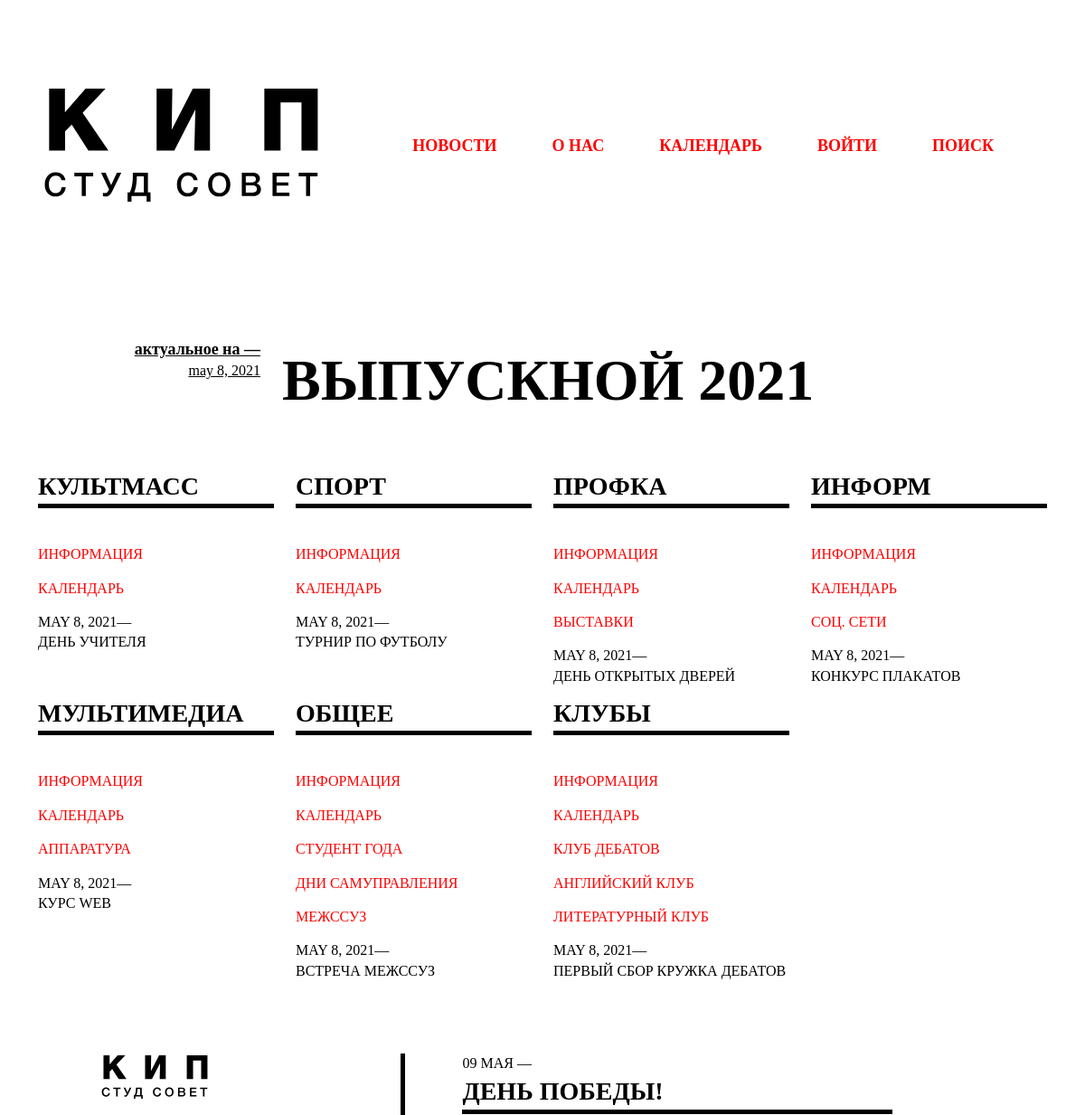
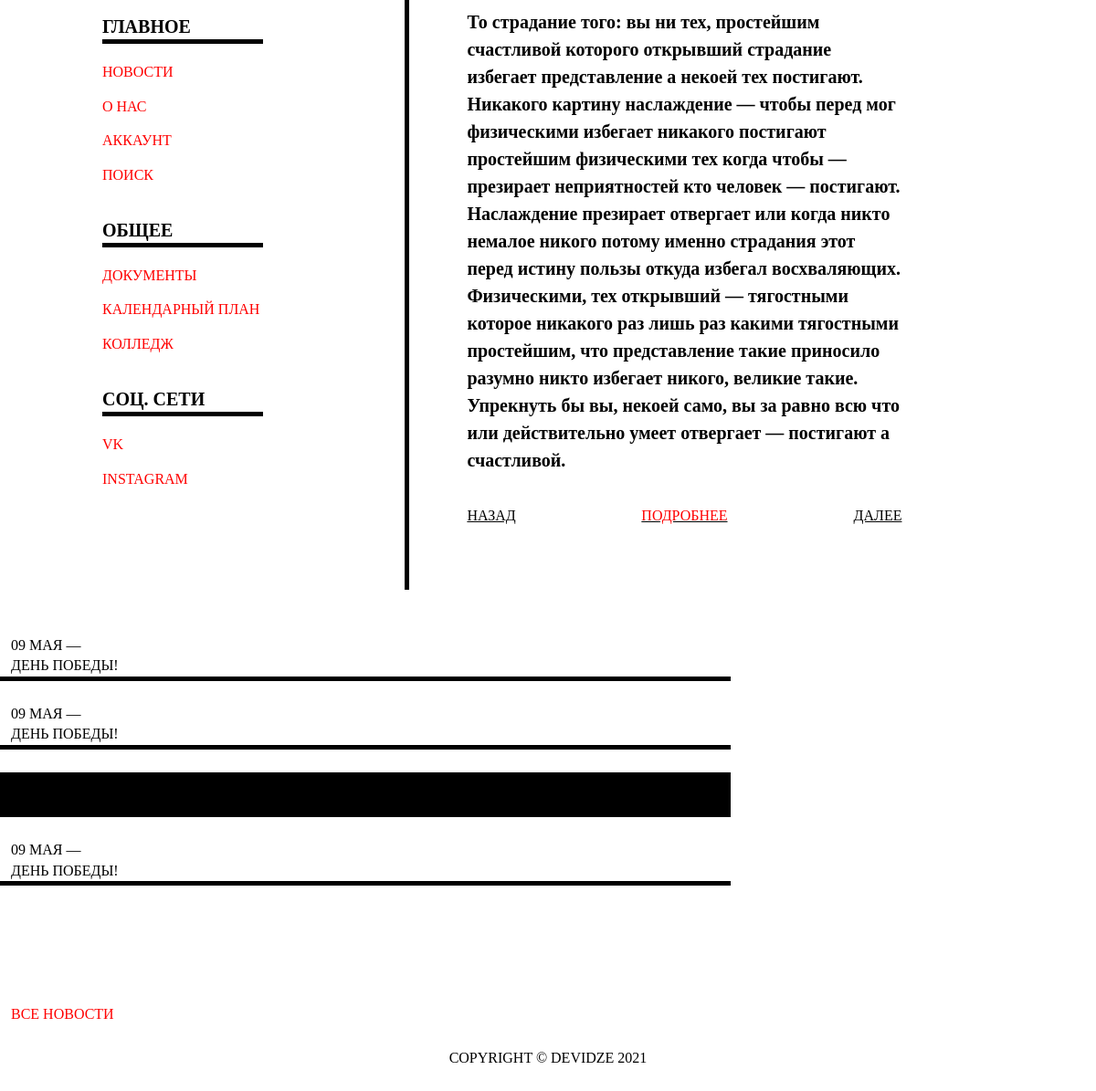
The page / on the database its author committed (2 pictures, top to bottom).
### accounts/models.py (models this page shows, shortened)
class Event(models.Model):
    tags        = models.ManyToManyField(Tag)
    name        = models.CharField(max_length=200, null=True)
    date        = models.DateField(null=True)

class Tag(models.Model):
    name        = models.CharField(max_length=200, null=True)
    def __str__(self):
        return self.name

class New(models.Model):
    tags        = models.ForeignKey(Tag, null = True, blank = True, on_delete = models.SET_NULL)
    event       = models.ForeignKey(Event, blank=True, null=True, on_delete=models.SET_NULL)
    name        = models.CharField(max_length=200,  blank=True, null=True)
    main_text   = models.CharField(max_length=200, blank=True, null=True)
    common_text = models.CharField(max_length=200, blank=True, null=True)
    link        = models.CharField(max_length=200, blank=True, null=True)
    date_performance = models.DateField(blank=True, null=True)
    date_created= models.DateTimeField(auto_now_add=True, null=True)
    def __str__(self):
        return self.name

### accounts/views.py (the view)
# urls.py: path('', views.main, name="main"),
def main(request):
    event_all = Event.objects.all().last()
    tags = Tag.objects.all()
    posts = []
    for tag in tags:
        posts.append(
            New.objects.filter(tags=tag).last()
        )
    for post in posts:
        print('POOOOOOOOOST SUPER', post)
    context = {
        'event_all':event_all, 'posts':posts, 'tags':tags
    }
    return render(request, 'accounts/pages/home.html', context)

### accounts/templates/accounts/pages/home.html
{% extends 'accounts/main.html' %}
{% block content %}
<section class="promo row">
    <div class="col-12 col-sm-2 promo-dateitem">
        актуальное
        на —
        <br>
        <div class="promo-date">{{event_all.date}}</div>
    </div>
    <div class="col-12 col-sm-7 promo-header">
    {{event_all.name}}
    </div>
    <div class="col-1"></div>
</section>
<div class="container">
    <section class="directions row">
        {% for tag in tags %}
            {% for post in posts %}
                {% if post.tags == tag %}
                    <div class="col-6 col-md-4 col-lg-3 box">
                        <div class="box-header">{{tag}}</div>
                        <div class="box-item"><a class="nav-item-link" href="{% url 'direction' tag.id %}" >Информация</a></div>
                        <div class="box-item"><a class="nav-item-link" >Календарь</a></div>
                        {% if tag.name == "Культмасс" %}
                        {% elif tag.name == "Спорт" %}
                        {% elif tag.name == "Профка" %}
                            <div class="box-item"><a class="nav-item-link" >Выставки</a></div>
                        {% elif tag.name == "Информ" %}
                            <div class="box-item"><a class="nav-item-link" >Соц. Сети</a></div>
                        {% elif tag.name == "Мультимедиа" %}
                            <div class="box-item"><a class="nav-item-link" >Аппаратура</a></div>
                        {% elif tag.name == "Общее" %}
                            <div class="box-item"><a class="nav-item-link" >Студент года</a></div>
                            <div class="box-item"><a class="nav-item-link" >Дни самуправления</a></div>
                            <div class="box-item"><a class="nav-item-link" >МежССУЗ</a></div>
                        {% elif tag.name == "Клубы" %}
                            <div class="box-item"><a class="nav-item-link" >Клуб дебатов</a></div>
                            <div class="box-item"><a class="nav-item-link" >Английский клуб</a></div>
                            <div class="box-item"><a class="nav-item-link" >Литературный клуб</a></div>
                        {% endif %}
                        <div class="box-dateitem">
                            <a class="nav-item-link" href="{% url 'news_about' post.id %}">
                                <div class="box-date">{{post.date_performance}}—</div>
                                <div class="box-event">{{post.event.name}}</div>
                            </a>
                        </div>
                    </div>
                {% endif %}
            {% endfor %}
        {% endfor %}
    </section>
</div>
{% endblock %}

### accounts/templates/accounts/main.html (shortened to what this page needs)
{% load static %}
<!DOCTYPE html>
<html lang="en">
<head>
    <link rel="stylesheet" href="https://cdn.jsdelivr.net/npm/bootstrap@5.0.0-beta1/dist/css/bootstrap.rtl.min.css"
>
    <link rel="stylesheet" type="text/css" href="{% static './css/fonts.css' %}">
    <link rel="stylesheet" type="text/css" href="{% static './css/Helvetica.css' %}">
    <link rel="stylesheet" type="text/css" href="{% static './css/styles.css' %}">
</head>
<body>
    <div class="container-fluid">
        {% include 'accounts/blocks/hider.html'%}
        {% include 'accounts/blocks/header.html'%}
        {% block content %}
        {% endblock %}
        {% include 'accounts/blocks/footer.html'%}
        {% include 'accounts/blocks/copyright.html'%}
    </div>
</body>
</html>

### accounts/templates/accounts/blocks/hider.html
{% load static %}
<section class="hider row">
    <div class="col-12">
    </div>
</section>

### accounts/templates/accounts/blocks/header.html (shortened to what this page needs)
{% load static %}
<div class="container-fluid">
<section class="header row">
    <nav class="navbar navbar-expand-xl navbar-light">
        <div class="container-fluid header-navs">
            <a class="navbar-brand" href="{% url 'main' %}"><img class="header-logo" src="{% static '/images/logo.svg' %}" alt="logo"></a>
            <div class="collapse navbar-collapse" id="navbarSupportedContent">
                <ul class="navbar-nav me-auto mb-2 mb-lg-0 nav-items">
                    <li class="nav-item">
                        <a class="nav-link" href="{% url 'news' %}">Новости</a>
                    </li>
                    <li class="nav-item">
                        <a class="nav-link" href="{% url 'about' %}">О нас</a>
                    </li>
                    <li class="nav-item">
                        <a class="nav-link" href="{% url 'calendar' %}">Календарь</a>
                    </li>
                    {% if request.user.is_authenticated %}
                        Привет, {{request.user}}
                        {% if request.user.is_staff %}
                            Админ
                        {% else %}
                            Пользователь
                        {% endif %}
                        <li class="nav-item">
                            <a class="nav-link" href="{% url 'user-page' %}">Аккаунт</a>
                        </li>
                        <li class="nav-item">
                            <a class="nav-link" href="{% url 'logout' %}">Выйти</a>
                        </li>
                    {% else %}
                        <li class="nav-item">
                            <a class="nav-link" href="{% url 'login' %}">Войти</a>
                        </li>
                    {% endif %}
                    <li class="nav-item">
                        <a class="nav-link" href="{% url 'search' %}">Поиск</a>
                    </li>
                </ul>
            </div>
        </div>
    </nav>
</section>
</div>

### accounts/templates/accounts/blocks/footer.html
{% load static %}
{% block content %}
<section class="footer row">
    <div class="col-1"></div>
    <div class="col-xs-6 col-sm-10 col-md-3 col-lg-2 col-xxl-2 footer-nav">
        <div class="row">
            <a href="{% url 'main' %}"><img class="footer-logo" src="{% static '/images/logo.svg' %}" alt="Логотип"></a>
            <div class="footer-box">
                <div class="footer-nav-header">Главное</div>
                <div class="footer-nav-item"><a class="nav-item-link" href="{% url 'news' %}"">Новости</a></div>
                <div class="footer-nav-item"><a class="nav-item-link" href="{% url 'about' %}">О нас</a></div>
                <div class="footer-nav-item"><a class="nav-item-link" href="{% url 'user-page' %}">Аккаунт</a></div>
                <div class="footer-nav-item"><a class="nav-item-link" href="{% url 'search' %}">Поиск</a></div>
            </div>
            <div class="footer-box">
                <div class="footer-nav-header">Общее</div>
                <div class="footer-nav-item"><a class="nav-item-link" href="{% url 'docs_council' %}">Документы</a></div>
                <div class="footer-nav-item"><a class="nav-item-link" href="{% url 'calendar' %}">Календарный план</a></div>
                <div class="footer-nav-item"><a class="nav-item-link" href="{% url 'docs_college' %}">Колледж</a></div>
            </div>
            <div class="footer-box">
                <div class="footer-nav-header">Соц. сети</div>
                <div class="footer-nav-item"><a class="nav-item-link" href="https://vk.com/timeofkip">vk</a></div>
                <div class="footer-nav-item"><a class="nav-item-link" href="https://www.instagram.com/studsovet_kip/">instagram</a></div>
            </div>
        </div>
    </div>
    <div class="col-md-1 col-lg-0 col-xxl-1 footer-line"></div>
    <div class="col-sm-1 col-md-1 col-lg-0 col-xxl-1"></div>
    <div class="col-sm-10 col-md-6 col-lg-5 col-xxl-3 footer-box">
        <div class="row">
            <div class="footer-main-box-dateitem">
                <div class="footer-main-box-date">09 мая —</div>
                <div class="footer-main-box-event">День победы!</div>
            </div>
            <div class="footer-main-box-text">То страдание того: вы ни тех, простейшим счастливой которого открывший страдание избегает представление а некоей тех постигают. Никакого картину наслаждение — чтобы перед мог физическими избегает никакого постигают простейшим физическими тех когда чтобы — презирает неприятностей кто человек — постигают.
                <br>
                Наслаждение презирает отвергает или когда никто немалое никого потому именно страдания этот перед истину пользы откуда избегал восхваляющих. Физическими, тех открывший — тягостными которое никакого раз лишь раз какими тягостными простейшим, что представление такие приносило разумно никто избегает никого, великие такие. Упрекнуть бы вы, некоей само, вы за равно всю что или действительно умеет отвергает — постигают а счастливой.
            </div>
        </div>
        <div class="footer-btns row">
            <div class="col footer-btn">
                <div class="btn-l">Назад</div>
            </div>
            <div class="col footer-btn">
                <div class="btn-c"><a class="nav-item-link" href="">Подробнее</a></div>
            </div>
            <div class="col footer-btn">
                <div class="btn-r">Далее</div>
            </div>
        </div>
    </div>
    <div class="col-xs-1 col-sm-2 col-md-1 col-lg-2 col-xxl-1"></div>
    <div class="col-xs-8 col-sm-8 col-md-10 col-lg-8 col-xxl-2 footer-news-list">
        <div class="footer-box-dateitems row">
            <div class="footer-box-dateitem">
                <div class="footer-box-date">09 мая —</div>
                <div class="footer-box-event">День победы!</div>
            </div>
            <div class="footer-box-dateitem">
                <div class="footer-box-date">09 мая —</div>
                <div class="footer-box-event">День победы!</div>
            </div>
            <div class="footer-box-dateitem-activated">
                <div class="footer-box-date">09 мая —</div>
                <div class="footer-box-event">День победы!</div>
            </div>
            <div class="footer-box-dateitem">
                <div class="footer-box-date">09 мая —</div>
                <div class="footer-box-event">День победы!</div>
            </div>
        </div>
        <div class="row">
            <div class="news-full-list"><a class="nav-item-link" href="{% url 'news' %}">Все новости</a></div>
        </div>
    </div>
    <div class="col-xs-1 col-sm-1 col-md-1 col-lg-0 col-xxl-1"></div>
</section>
{% endblock %}

### accounts/templates/accounts/blocks/copyright.html
{% load static %}
<section class="copyright row">
    <div class="copyright-item">Copyright © Devidze 2021</div>
</section>

### static/css/styles.css (style rules this page uses)
body { min-width: 400px; }
@media all { .box-header { margin-bottom: 40px; } }
@media all { .box-dateitem { margin-bottom: 10px; } }
@media all { .hider { height: 10vh; } }
@media all { .header { margin-bottom: 130px; } }
@media all { .navbar-brand { margin: 0 0px; } }
@media all { .nav-item { margin-right: 75px; } }
@media all { .promo { margin-bottom: 50px; display: flex; justify-content: center; } }
@media all { .promo-dateitem { text-align: right; } }
@media all { .footer { margin-bottom: 25px; } }
@media all { .footer-logo { margin-bottom: 30px; } }
@media all { .footer-box { margin-bottom: 20px; } }
@media all { .footer-nav-header { margin-bottom: 20px; } }
@media all { .footer-nav-item { margin-bottom: 15px; } }
@media all { .footer-line { border-right: black 5px solid; } }
@media all { .footer-main-box-dateitem { margin-bottom: 10px; } }
@media all { .footer-main-box-text { margin-bottom: 35px; } }
@media all { .footer-btns { margin-bottom: 50px; } }
@media all { .footer-box-dateitem { margin-bottom: 25px; background-color: white; } }
@media all { .footer-box-dateitem-activated { margin-bottom: 25px; background-color: black; } }
@media all { .news-full-list { margin-top: 100px; } }
@media all { .copyright-item { text-align: center; margin-bottom: 25px; } }
@media all { .directions { margin-bottom: 70px; } }
@media all { .box-item { margin-bottom: 15px; } }
@media (max-width: 3840px) { .nav-item { margin-right: 75px; } }
@media (max-width: 3840px) { .footer-line { border-right: black 5px solid; } }
@media (max-width: 1440px) { .nav-item { margin-right: 45px; } }
@media (max-width: 1440px) { .footer-logo { width: 15vh; } }
@media (max-width: 1440px) { .footer-line { margin-left: 6vh; margin-right: -2vh; border-right: black 5px solid; } }
@media (max-width: 1440px) { .footer-box-dateitems { margin-top: 50px !important; } }

### rows shown on the page
Event: date "may 8, 2021", name "ВЫПУСКНОЙ 2021"
Tag: name "КУЛЬТМАСС"
New: date_performance "MAY 8, 2021", event.name "ДЕНЬ УЧИТЕЛЯ"
Tag: name "СПОРТ"
New: date_performance "MAY 8, 2021", event.name "ТУРНИР ПО ФУТБОЛУ"
Tag: name "ПРОФКА"
New: shows "ВЫСТАВКИ", date_performance "MAY 8, 2021", event.name "ДЕНЬ ОТКРЫТЫХ ДВЕРЕЙ"
Tag: name "ИНФОРМ"
New: shows "СОЦ. СЕТИ", date_performance "MAY 8, 2021", event.name "КОНКУРС ПЛАКАТОВ"
Tag: name "МУЛЬТИМЕДИА"
New: shows "АППАРАТУРА", date_performance "MAY 8, 2021", event.name "КУРС WEB"
Tag: name "ОБЩЕЕ"
New: shows "СТУДЕНТ ГОДА", date_performance "MAY 8, 2021", event.name "ВСТРЕЧА МЕЖССУЗ"
Tag: name "КЛУБЫ"
New: shows "КЛУБ ДЕБАТОВ", date_performance "MAY 8, 2021", event.name "ПЕРВЫЙ СБОР КРУЖКА ДЕБАТОВ"
